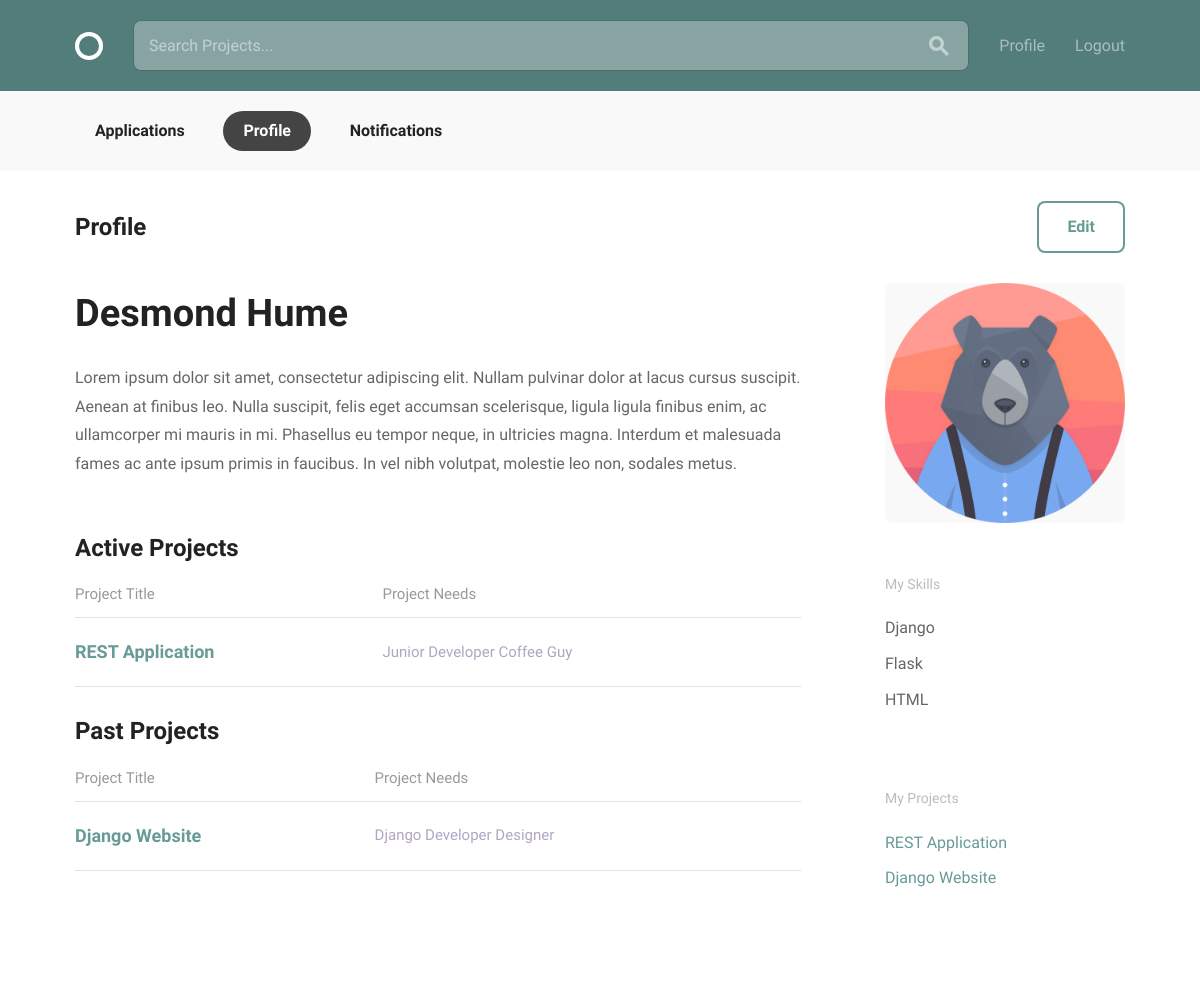
The app's page /profile/1 (signed in), older data.
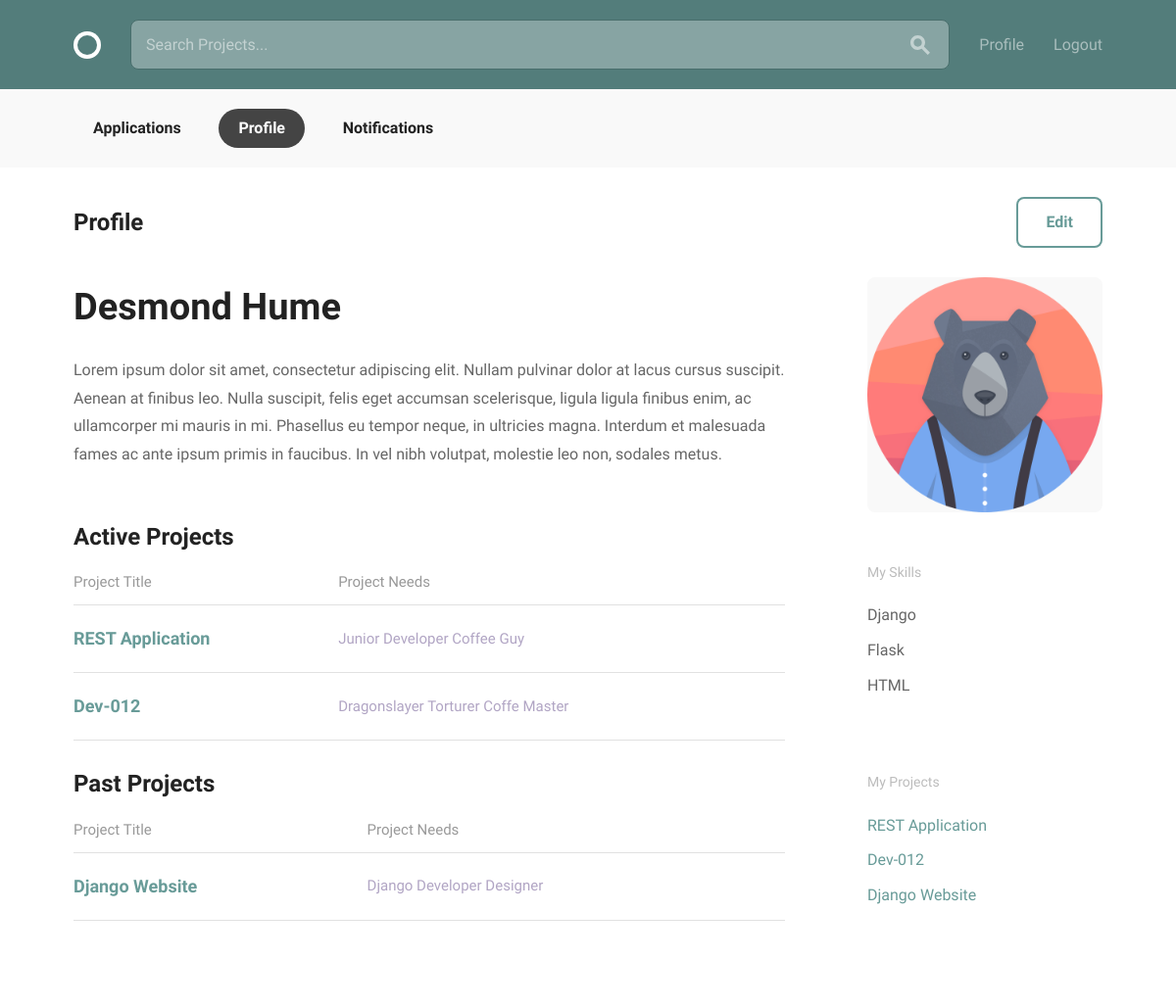
The same page, newer data.
### projects/models.py (models this page shows, shortened)
class Project(models.Model):
    owner = models.ForeignKey(
        settings.AUTH_USER_MODEL,
        on_delete=models.CASCADE,
        related_name="project"
    )
    title = models.CharField(max_length=30)
    description = models.CharField(max_length=500)
    requirements = models.CharField(max_length=100)
    timeline = models.CharField(max_length=30, blank=True, default="")
    completed = models.BooleanField(default=False)
    positions = models.ManyToManyField(Position, blank=False)

class Position(models.Model):
    title = models.CharField(max_length=30)
    description = models.CharField(max_length=250)
    related_project = models.ForeignKey('Project', null=True)
    related_skill = models.ForeignKey(Skill, null=True)
    applications = models.ManyToManyField(
        'Application',
        blank=True,
        related_name="position_applications"
    )
    filled = models.BooleanField(default=False)
    filled_by = models.ForeignKey(
        settings.AUTH_USER_MODEL,
        null=True,
        related_name="position"
    )

### profiles/models.py (models this page shows)
class Skill(models.Model):
    skill = models.CharField(max_length=30)
    def __str__(self):
        return self.skill

### profiles/views.py (the view)
# urls.py: url(r"^(?P<pk>\d+)$", views.ProfileView.as_view(), name="view-profile"),
class ProfileView(LoginRequiredMixin, generic.TemplateView):
    model = models.Profile
    template_name = "profiles/profile.html"
    def get_object(self):
        return get_object_or_404(self.model, pk=self.kwargs.get('pk'))
    def get_context_data(self, **kwargs):
        context = super(ProfileView, self).get_context_data(**kwargs)
        context['profile'] = self.get_object()
        context['active_projects'] = self.get_object().user.project.filter(
            completed=False
        )
        context['past_projects'] = self.get_object().user.project.filter(
            completed=True
        )
        return context

### profiles/templates/profiles/profile.html (shortened to what the changed rows need)
{% extends "layout.html" %}
{% load static from staticfiles %}
{% block content %}
  <div class="bounds circle--page">
    <div class="circle--page--header circle--fluid">
      <div class="circle--fluid--cell circle--fluid--primary">
        <h2>Profile</h2>
      </div>
    </div>
    <div class="grid-70">
      <h1>{{ profile.display_name }}</h1>
      {% if active_projects %}
      <h2>Active Projects</h2>
      <table class="u-full-width circle--table">
        <thead>
          <tr>
            <th>Project Title</th>
            <th class="circle--cell--right">Project Needs</th>
          </tr>
        </thead>
        <tbody>
          {% for project in active_projects %}
          <tr class="clickable-row" data-href="{% url 'projects:view-project' pk=project.pk %}">
            <td>
              <h3>{{ project.title }}</h3>
            </td>
            <td class="circle--cell--right">
              {% for position in project.positions.all %}
              <span class="secondary-label">{{ position.title }}</span>
              {% endfor %}
            </td>
          </tr>
          {% endfor %}
        </tbody>
      </table>
      {% endif %}
      {% if past_projects %}
      <h2>Past Projects</h2>
      <table class="u-full-width circle--table">
        <thead>
          <tr>
            <th>Project Title</th>
            <th class="circle--cell--right">Project Needs</th>
          </tr>
        </thead>
        <tbody>
          {% for project in past_projects %}
          <tr class="clickable-row" data-href="{% url 'projects:view-project' pk=project.pk %}">
            <td>
              <h3>{{ project.title }}</h3>
            </td>
            <td class="circle--cell--right">
              {% for position in project.positions.all %}
              <span class="secondary-label">{{ position.title }}</span>
              {% endfor %}
            </td>
          </tr>
          {% endfor %}
        </tbody>
      </table>
      {% endif %}
    </div>
    <div class="grid-25 grid-push-5">
      <div class="circle--secondary--module">
        <ul class="unloaded">
          {% if not profile.skills.all %}
          <li>No skills</li>
          {% else %}
            {% for skill in profile.skills.all %}
              <li>{{ skill }}</li>
            {% endfor %}
          {% endif %}
        </ul>
      </div>
      <div class="circle--secondary--module">
        <ul class="circle--link--list">
          {% if not active_projects and not past_projects %}
          <li>No projects</li>
          {% else %}
            {% for project in active_projects %}
              <li><a href="{% url 'projects:view-project' pk=project.pk %}">{{ project.title }}</a></li>
            {% endfor %}
            {% for project in past_projects %}
              <li><a href="{% url 'projects:view-project' pk=project.pk %}">{{ project.title }}</a></li>
            {% endfor %}
          {% endif %}
        </ul>
      </div>
    </div>
  </div>
{% endblock %}

Row changes from the older to the newer data that the page shows:
added Project: title "Dev-012"
added Position: title "Dragonslayer", shown under "Dev-012"
added Position: title "Torturer", shown under "Dev-012"
added Position: title "Coffe Master", shown under "Dev-012"
